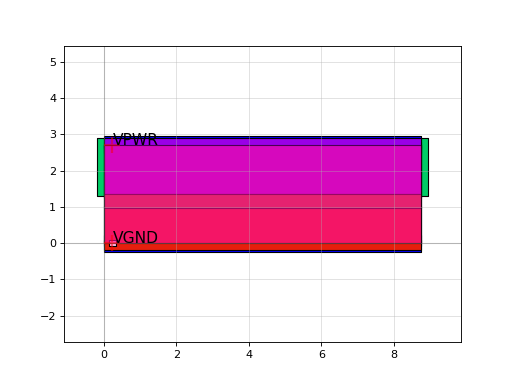

Write Python code to recreate this figure.
import sky130

c = sky130.components.sky130_fd_sc_hd__nand4b_4()
c.plot()
